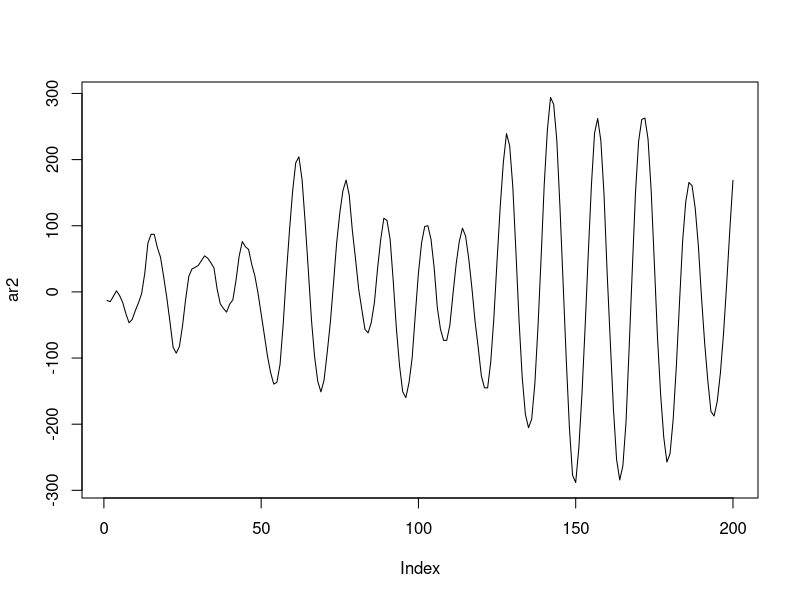

R code for this plot:
ar2 <- NULL
stdev <- 10
n <- 200
u <- rnorm(n,0,stdev)
x <- 1:n
p <- 1.8
q <- -0.25*(p^2) - 0.1*p


for (i in 1:n)
{
  if (i == 1)
  {
    ar2[i] <- 0+u[i]
  }
  if (i == 2)
  {
    ar2[i] <- ar2[i-1]+0+u[i]
  }
  if (i > 2)
  {
    ar2[i] <- (p*ar2[i-1])+(q*ar2[i-2])+u[i]
  }
}

plot(ar2,type="l")